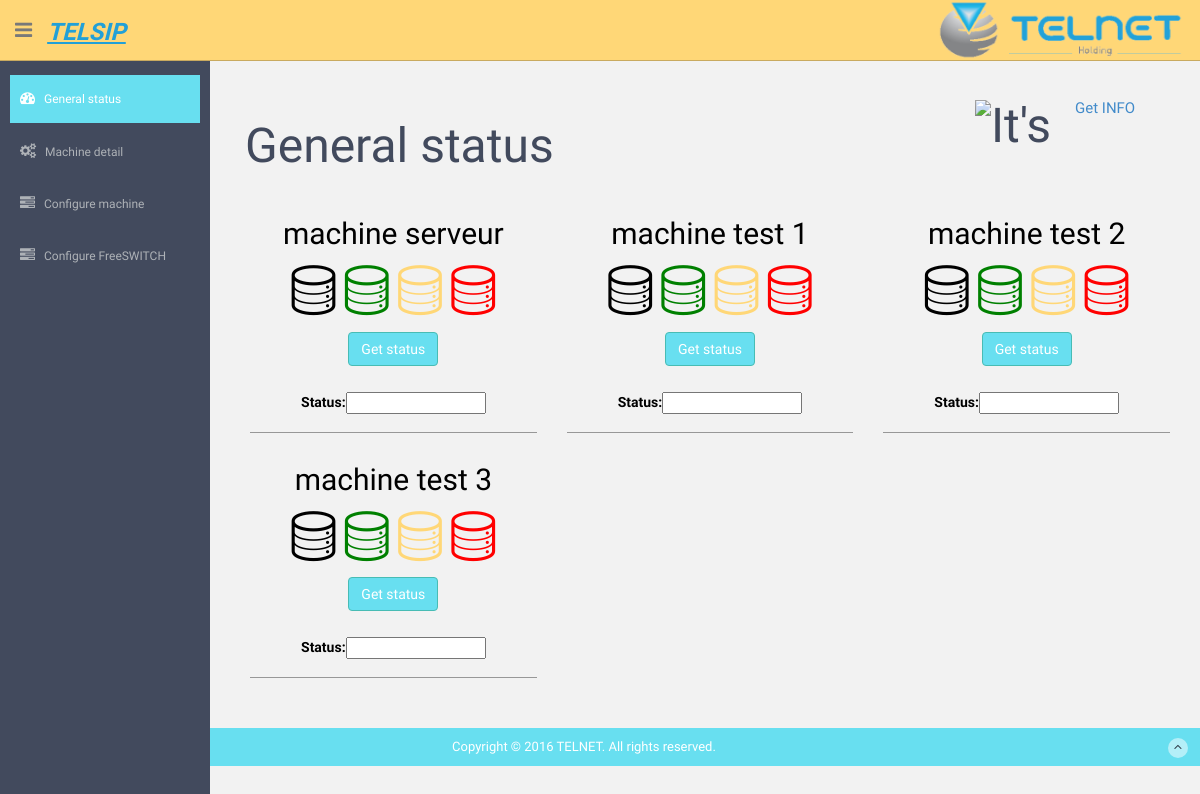
The app's page /monitoring_app/pid/ (signed in), older data.
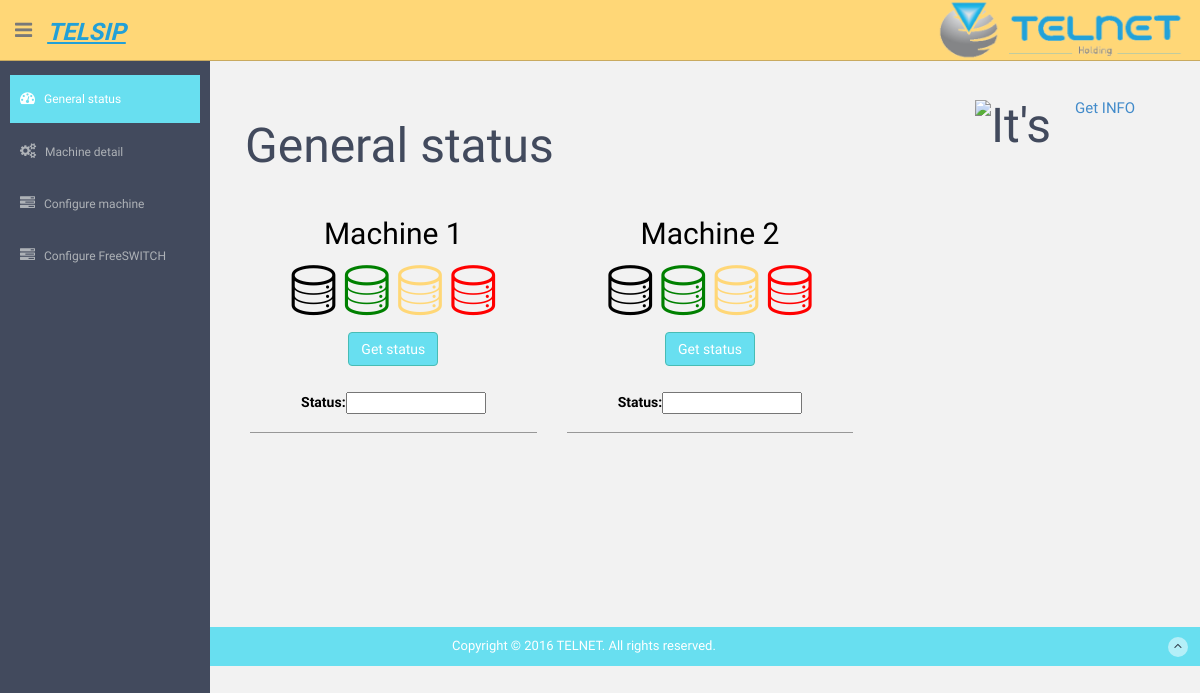
The same page, newer data.
### monitoring_app/models.py (models this page shows, shortened)
class Machine(models.Model):
    name= models.CharField(default="machine name",max_length=30)
    address = models.CharField(default='xxx.xxx.xxx.xxx',max_length=12)
    username=models.CharField(default="username",max_length=30)
    password= models.CharField(default="password",max_length=30,null=True)
    Prefix_freeswitch=models.CharField(default="FreeSWITCH prefix",max_length=5)
    class Meta:
        ordering = ["name"]

### monitoring_app/views.py (the view)
@login_required
def pid (request) :
    print "in pid view"
    context = RequestContext(request)
    if request.method == 'GET':
        Process_name = request.GET.get('Process name')
    return render_to_response(
            'monitoring_app/status.html',data(),context)

### monitoring_app/views.py (called while the page is built)
def data ():
    machine = Machine.objects.all()
    call = Call.objects.all()
    data = {
    "machine_detail" : machine
    }
    return data

### monitoring_app/templates/monitoring_app/status.html (shortened to what this page needs)
{% extends "monitoring_app/bases/index.html" %}
{% load staticfiles %}
{% block content %}
      <section id="main-content">
          <section class="wrapper">
                  <div class="main-chart">
				    <div class="jumbotron">
	         <div style="width: 100%;">
	           <h1 style="float: left;">General status<h1/>
			   <div><a href="javascript:toggleDiv('inf');" style="float:right; font-size:15px; width: 100px; cursor:pointer;">Get INFO</a>
			   <img id="me" src="http://www.randomsnippets.com/wp-content/uploads/2011/04/2.png" alt="It&#039;s me.ah!!!" title="Allen Liu" width="100" height="50" class="alignnone size-full wp-image-552" style="border: none;float:right;" />
			   		</div>	   </div></br><br/>
</div>
						 {% for machine in machine_detail %}
						 <div class="col-md-4 col-sm-3 box0">
                  			<div class="box1">
						       <div ng-controller="monitoringcontroller">
							    <h2> {{ machine.name }}</h2>
								<span class="li_data" ng_show="status == 'Status' "></span>
					  			<spanv class="li_data" ng_if="status == 'Green'" ></spanv>
								<spano class="li_data" ng_if="status == 'Orange'" ></spano>
					  			<spanr class="li_data" ng_if="status == 'Red'" ></spanr>
						<button type="button" class="btn btn-theme" ng-click="statusge({{machine.id}})">Get status</button></br></br>
		              <h5><b>Status:<input  id='stat' type="text" ng-model="status" size="12" /><br/></b></h5>
								</div>
                  			</div>
                  		</div>
                  	{% endfor %}
					</div>
                  </div>
			 </section>
			 </section>
{% endblock %}

### monitoring_app/templates/monitoring_app/bases/index.html (shortened to what this page needs)
{% load staticfiles %}
<!DOCTYPE html>
<html ng-app="monitoring" lang="en">
  <head>
    <link href="{% static 'assets/css/bootstrap.css' %}" rel="stylesheet"/>
    <link href="{% static 'assets/font-awesome/css/font-awesome.css' %}" rel="stylesheet" />
    <link rel="stylesheet" type="text/css" href="{% static 'assets/lineicons/style.css' %}"/>
    <link href="{% static 'assets/css/style.css' %}" rel="stylesheet"/>
    <link href="{% static 'assets/css/style-responsive.css' %}" rel="stylesheet"/>
  </head>
  <body ng-controller="monitoringcontroller"  >
  <section id="container"  >
      <header class="header black-bg">
              <div class="sidebar-toggle-box">
                  <div class="fa fa-bars tooltips" data-placement="right" data-original-title="Toggle Navigation"></div>
              </div>
            <a href="{% url "status" %}" class="logo"><b><div style="color:#22A0D7;font-style:italic;font-size: 120%;"><u><em>TELSIP</em></u></b></div></a>
						   <p class="centered"><img src="{% static 'assets/img/Telnet.png' %}" style="float: right"  width="250" height="60"></p>
        </header>
      <aside>
          <div id="sidebar"  class="nav-collapse ">
              <ul class="sidebar-menu" id="nav-accordion">
                  <li class="mt">
                      <a class="active" href="{% url "status" %}">
                          <i class="fa fa-dashboard"></i>
                          <span>General status</span>
                      </a>
                  </li>
                  <li class="sub-menu">
                      <a href="javascript:;" >
                          <i class="fa fa-cogs"></i>
                          <span>Machine detail</span>
                      </a>
                  </li>
				  <li class="sub-menu">
                      <a href="javascript:;" >
                          <i class="fa fa-tasks"></i>
                          <span>Configure machine</span>
                      </a>
                      </li>
				  <li class="sub-menu">
                      <a href="javascript:;" >
                          <i class="fa fa-tasks"></i>
                          <span>Configure FreeSWITCH</span>
                      </a>
                  </li>
              </ul>
          </div>
      </aside>
      <section id="main-content">
          <section class="wrapper">
              <div class="row">
                  <div class="main-chart" >
                  {% block content %} {% endblock  %}
          </section>
      <footer class="site-footer" bottom="0%" position="bottom">
          <div class="text-center">
Copyright © 2016 TELNET. All rights reserved.
              <a href="#" class="go-top">
                  <i class="fa fa-angle-up"></i>
              </a>
          </div>
      </footer>
  </body>
</html>

### monitoring_app/static/assets/css/style.css (style rules this page uses)
body { color: #797979; background: #f2f2f2; font-family: 'Ruda', sans-serif; padding: 0px !important; margin: 0px !important; font-size:13px; }
ul li { list-style: none; }
a, a:hover, a:focus { text-decoration: none; outline: none; }
#container { width: 100%; height: 100%; position:relative; }
.btn-theme { color: #fff; background-color: #68dff0; border-color: #48bcb4; }
.centered { text-align: center; }
.mt { margin-top: 25px; }
#sidebar { width: 210px; height: 100%; position: fixed; background: #424a5d; }
#sidebar ul li { position: relative; }
ul.sidebar-menu , ul.sidebar-menu li ul.sub { margin: -2px 0 0; padding: 0; }
ul.sidebar-menu { margin-top: 75px; }
ul.sidebar-menu li { margin-bottom: 5px; margin-left:10px; margin-right:10px; }
ul.sidebar-menu li.sub-menu { line-height: 15px; }
ul.sidebar-menu li a span { display: inline-block; }
ul.sidebar-menu li a { color: #aeb2b7; text-decoration: none; display: block; padding: 15px 0 15px 10px; font-size: 12px; outline: none; -webkit-transition: all 0.3s ease; -moz-transition: all 0.3s ease; -o-transition: all 0.3s ease; -ms-transition: all 0.3s ease; transition: all 0.3s ease; }
ul.sidebar-menu li a.active, ul.sidebar-menu li a:hover, ul.sidebar-menu li a:focus { background: #68dff0; color: #fff; display: block; -webkit-transition: all 0.3s ease; -moz-transition: all 0.3s ease; -o-transition: all 0.3s ease; -ms-transition: all 0.3s ease; transition: all 0.3s ease; }
ul.sidebar-menu li a i { font-size: 15px; padding-right: 6px; }
ul.sidebar-menu li a.active i { color: #fff; }
#main-content { margin-left: 110px; }
.header, .footer { min-height: 60px; padding: 0 15px; }
.header { position: fixed; left: 0; right: 0; z-index: 1002; }
.black-bg { background: #ffd777; border-bottom: 1px solid #c9aa5f; }
.wrapper { display: inline-block; margin-top: 15px; padding-left: 15px; padding-right: 15px; padding-bottom: 15px; padding-top: 0px; width: 100%; min-height:542px; }
a.logo { font-size: 20px; color: #ffffff; float: left; margin-top: 15px; text-transform: uppercase; }
a.logo b { font-weight: 900; }
.sidebar-toggle-box { float: left; padding-right: 15px; margin-top: 20px; }
.sidebar-toggle-box .fa-bars { cursor: pointer; display: inline-block; font-size: 20px; }
.box1 { padding: 10px; text-align: center; color: black; border-bottom: 1px solid #989898; padding: 10px; margin-left:0px; }
.box1 span { font-size: 50px; }
.box1 spanr { font-size: 50px; color:red; }
.box1 spanv { font-size: 50px; color:green; }
.box1 spano { font-size: 50px; color:#ffd777; }
.main-chart { padding-top: 20px; padding-bottom: 20px; }
.site-footer { background: #68dff0; color: #fff; padding: 10px 0; height:100%; }
.go-top { margin-right: 1%; float: right; background: rgba(255,255,255,.5); width: 20px; height: 20px; border-radius: 50%; -webkit-border-radius: 50%; }
.go-top i { color: #2A3542; }

Row changes from the older to the newer data that the page shows:
removed Machine: name "machine serveur"
removed Machine: name "machine test 1"
removed Machine: name "machine test 2"
removed Machine: name "machine test 3"
added Machine: name "Machine 1"
added Machine: name "Machine 2"
